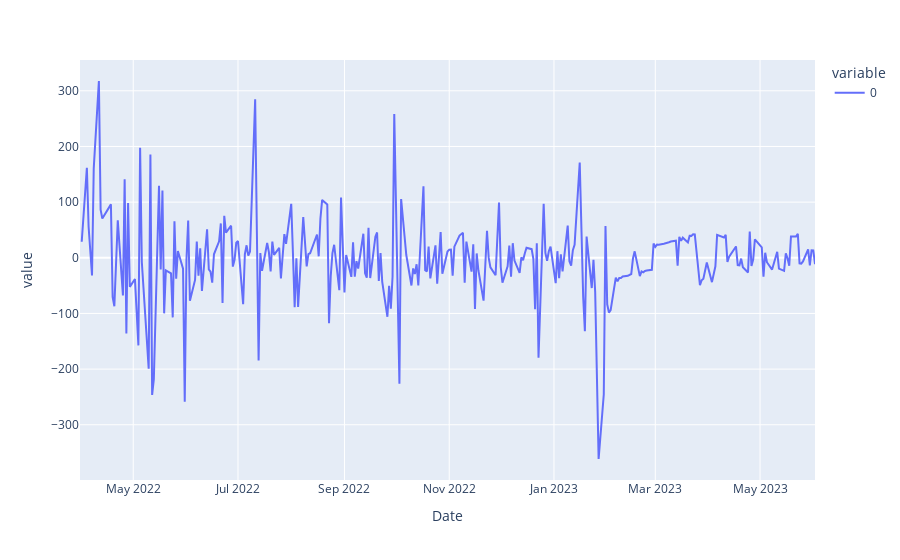

Write notebook code for a chart like this one.
### Code cell
px.line(residuals)

### Figure 1 — Plotly figure (JSON) as saved in the notebook; plotly's stock layout.template omitted (floating-point values rounded to 4 significant figures; data arrays with more than 128 entries replaced by an {"elided": "..."} marker saying what was removed)
{"data": [{"hovertemplate": "variable=0<br>Date=%{x}<br>value=%{y}<extra></extra>", "legendgroup": "0", "line": {"color": "#636efa", "dash": "solid"}, "marker": {"symbol": "circle"}, "mode": "lines", "name": "0", "orientation": "v", "showlegend": true, "type": "scatter", "x": {"elided": "291 str values"}, "xaxis": "x", "y": {"elided": "291 float values"}, "yaxis": "y"}], "layout": {"legend": {"title": {"text": "variable"}, "tracegroupgap": 0}, "margin": {"t": 60}, "xaxis": {"anchor": "y", "domain": [0, 1], "title": {"text": "Date"}}, "yaxis": {"anchor": "x", "domain": [0, 1], "title": {"text": "value"}}}}
